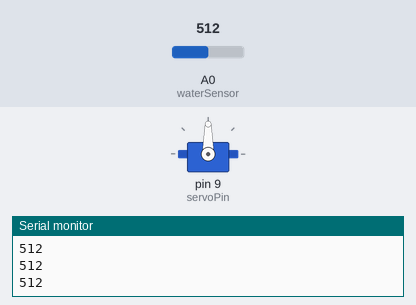
Bench run of a sketch on a simulated Arduino Uno, built with avr-gcc and run on an emulated ATmega328P. Shown: servo, the last lines printed to the serial monitor. Inputs (shaded band) come from the test bench; at power-on: A0 (waterSensor) = 512.

Above: at 1.2 s.
1.3 s: A0 (waterSensor) set to 417
2.8 s: A0 (waterSensor) set to 383
At 3.1 s:
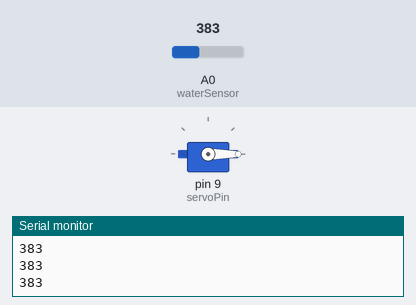
4.3 s: A0 (waterSensor) set to 410
At 5.5 s:
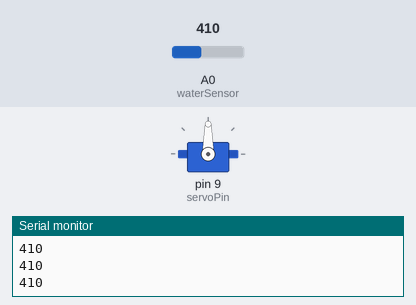
5.8 s: A0 (waterSensor) set to 390
At 7.0 s:
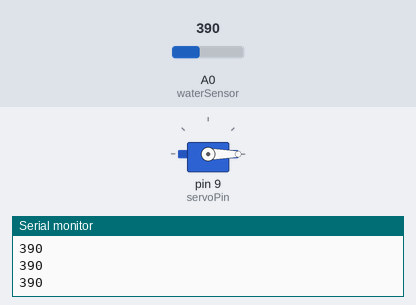
Timing chart, 0 to 8.3 s (numbered marks = the images above; inputs shaded):
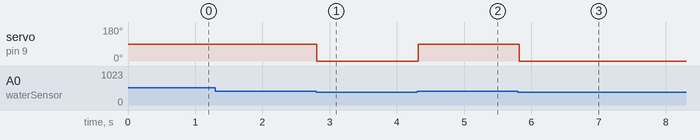

The sketch:

water-detection-servo-code.ino
```cpp
#include <Servo.h>

Servo myServo;

const int waterSensor = A0;
const int servoPin = 9;

const int threshold = 400;

void setup() {
  Serial.begin(9600);

  myServo.attach(servoPin);

  myServo.write(0);
}

void loop() {

  int waterValue = analogRead(waterSensor);

  Serial.println(waterValue);

  if (waterValue > threshold) {
    myServo.write(90);
  }
  else {
    myServo.write(0);
  }

  delay(100);
  }
```

Measured:
- the behaviour switches between 401 and 400 on A0 (waterSensor) (found by bisection; images 0 and 1)
- after the input at 2.8 s, servo on pin 9 (servoPin): 90° → 0° at once
- after the input at 4.3 s, servo on pin 9 (servoPin): 0° → 90° at once
- after the input at 5.8 s, servo on pin 9 (servoPin): 90° → 0° at once
